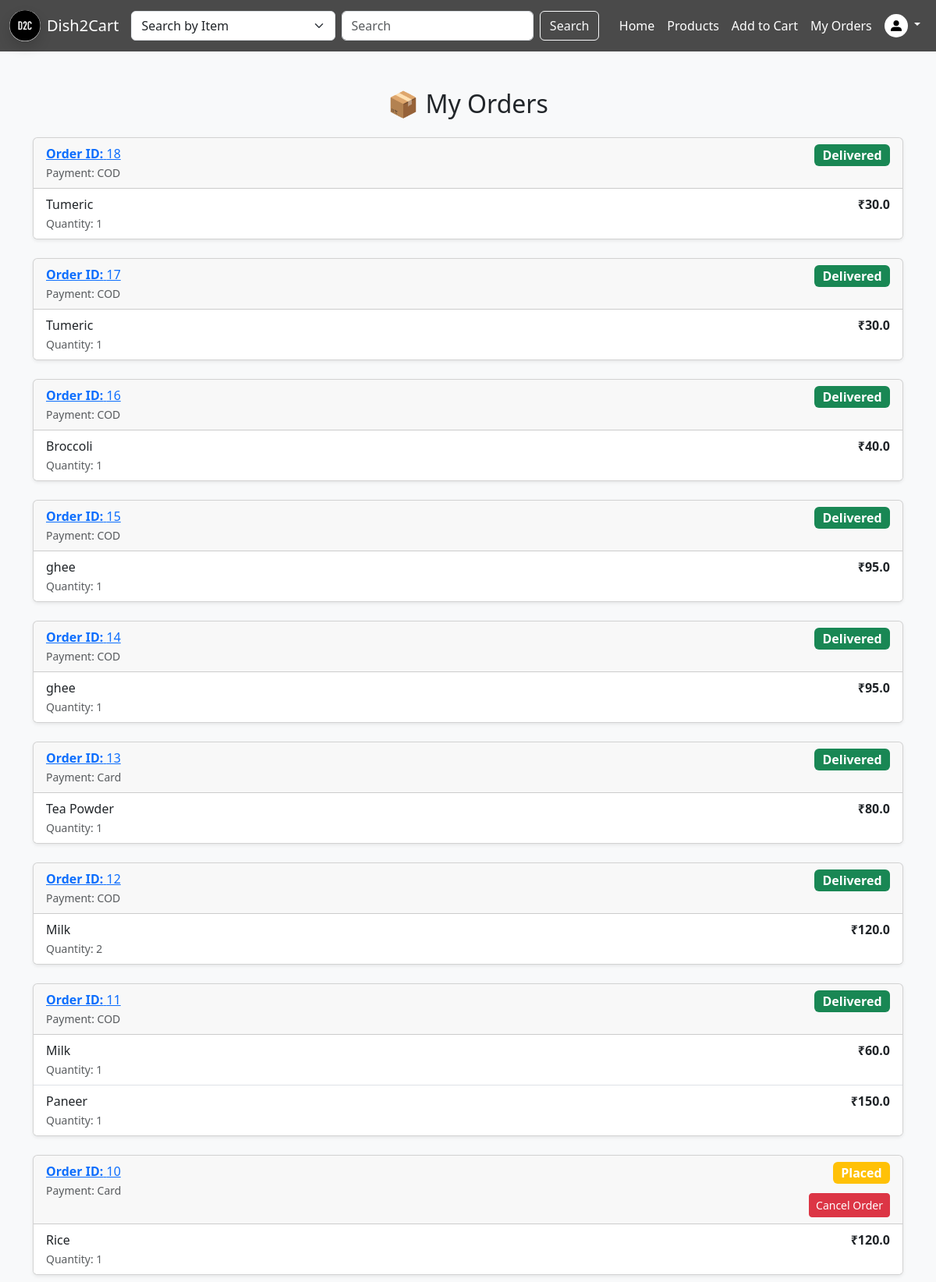
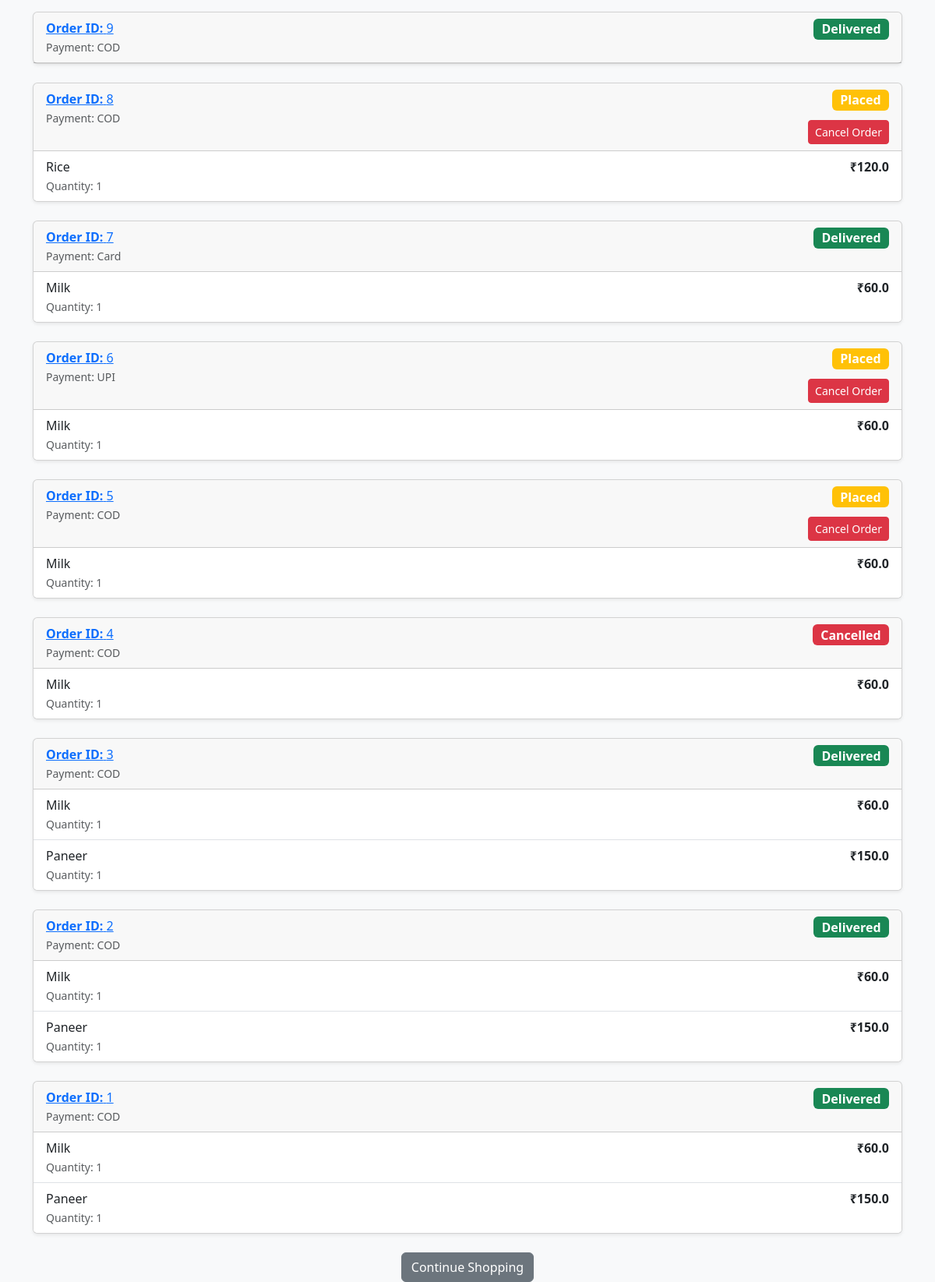
/my_orders (signed in), run on the app's committed database (2 pictures, top to bottom).
### tables this page shows
CREATE TABLE "orders" (
	"id"	INTEGER,
	"user_id"	INTEGER,
	"address"	TEXT,
	"payment_method"	TEXT,
	"order_date"	DATETIME DEFAULT CURRENT_TIMESTAMP,
	"status"	TEXT DEFAULT 'Placed',
	"products"	TEXT, reward_given INTEGER DEFAULT 0, total_amount REAL, coins_used INTEGER DEFAULT 0, payable_amount REAL,
	PRIMARY KEY("id" AUTOINCREMENT),
	FOREIGN KEY("user_id") REFERENCES "users"("id")
);

CREATE TABLE order_items (
    id INTEGER PRIMARY KEY AUTOINCREMENT,
    order_id INTEGER,
    product_id INTEGER,
    quantity INTEGER,
    price REAL,

    FOREIGN KEY (order_id) REFERENCES orders(id),
    FOREIGN KEY (product_id) REFERENCES products(id)
);

CREATE TABLE "products" (
	"id"	INTEGER,
	"category"	TEXT NOT NULL,
	"description"	TEXT NOT NULL,
	"price"	REAL NOT NULL,
	"image"	TEXT NOT NULL,
	"product_name"	TEXT NOT NULL,
	"dish_name"	TEXT,
	"stock"	INTEGER,
	PRIMARY KEY("id" AUTOINCREMENT)
);

### app.py (the view)
@app.route('/my_orders')
def my_orders():
    user_id = session.get('user_id')
    if not user_id:
        return redirect(url_for('login'))
    conn = sqlite3.connect('database.db')
    conn.row_factory = sqlite3.Row
    cur = conn.cursor()
    cur.execute("""
        SELECT *
        FROM orders
        WHERE user_id = ?
        ORDER BY id DESC
    """, (user_id,))
    orders = cur.fetchall()
    orders_with_items = []
    for order in orders:
        cur.execute("""
            SELECT order_items.quantity,
                   order_items.price,
                   products.product_name
            FROM order_items
            JOIN products ON order_items.product_id = products.id
            WHERE order_items.order_id = ?
        """, (order['id'],))
        order_items = cur.fetchall()  # 🔥 RENAMED
        orders_with_items.append({
            'order': order,
            'order_items': order_items   # 🔥 RENAMED
        })
    conn.close()
    return render_template('my_orders.html', orders=orders_with_items)

### app.py (called while the page is built)
@app.context_processor
def cart_count_processor():
    user_id = session.get('user_id')
    if not user_id:
        return dict(cart_count=0)
    conn = sqlite3.connect('database.db')
    cur = conn.cursor()
    cur.execute("SELECT SUM(quantity) FROM cart WHERE user_id=?", (user_id,))
    count = cur.fetchone()[0] or 0
    conn.close()
    return dict(cart_count=count)

### templates/my_orders.html (shortened to what this page needs)
<!DOCTYPE html>
<html>
<head>
        <link rel="stylesheet" href="{{ url_for('static', filename='css/style.css') }}">
    <link href="https://cdn.jsdelivr.net/npm/bootstrap@5.3.2/dist/css/bootstrap.min.css" rel="stylesheet">
</head>
<body class="bg-light">
      {% include 'navbar.html' %}
<div class="container mt-5">
    <h2 class="mb-4 text-center">📦 My Orders</h2>
    {% if orders %}
        {% for data in orders %}
        <div class="card mb-4 shadow-sm">
            <div class="card-header d-flex justify-content-between align-items-start">
                <div>
                    <a href="{{ url_for('order_details', order_id=data.order.id) }}">
                        <strong>Order ID:</strong> {{ data.order.id }}
                    </a>
                    <br>
                    <small class="text-muted">
                        Payment: {{ data.order.payment_method }}
                    </small>
                </div>
                <div class="text-end">
                    <span class="badge fs-6 mb-2
                        {% if data.order.status == 'Placed' %} bg-warning
                        {% elif data.order.status == 'Shipped' %} bg-primary
                        {% elif data.order.status == 'Delivered' %} bg-success
                        {% elif data.order.status == 'Cancelled' %} bg-danger
                        {% else %} bg-secondary {% endif %}
                    ">
                        {{ data.order.status }}
                    </span>
                    <br>
                    {% if data.order.status == 'Placed' %}
                        <a href="{{ url_for('cancel_order', order_id=data.order.id) }}"
                           class="btn btn-sm btn-danger mt-1"
                           onclick="return confirm('Are you sure you want to cancel this order?');">
                            Cancel Order
                        </a>
                    {% endif %}
                </div>
            </div>
            <ul class="list-group list-group-flush">
                {% for item in data.order_items %}
                <li class="list-group-item d-flex justify-content-between">
                    <span>
                        {{ item.product_name }} <br>
                        <small class="text-muted">
                            Quantity: {{ item.quantity }}
                        </small>
                    </span>
                    <strong>₹{{ item.price * item.quantity }}</strong>
                </li>
                {% endfor %}
            </ul>
        </div>
        {% endfor %}
    {% else %}
        <div class="alert alert-info text-center">
            You have not placed any orders yet.
        </div>
    {% endif %}
    <div class="text-center mt-4">
        <a href="{{ url_for('home') }}" class="btn btn-secondary">
            Continue Shopping
        </a>
    </div>
</div>
</body>
</html>

### static/css/style.css (style rules this page uses)
html, body { height: 100%; margin: 0; font-family: Arial, sans-serif; }

### data on the page
orders: order.id "18", order.payment_method "COD", order.status "Delivered"
order_items: product_name "Tumeric", quantity "1", item.price*item.quantity "30.0"
orders: order.id "17", order.payment_method "COD", order.status "Delivered"
order_items: product_name "Tumeric", quantity "1", item.price*item.quantity "30.0"
orders: order.id "16", order.payment_method "COD", order.status "Delivered"
order_items: product_name "Broccoli", quantity "1", item.price*item.quantity "40.0"
orders: order.id "15", order.payment_method "COD", order.status "Delivered"
order_items: product_name "ghee", quantity "1", item.price*item.quantity "95.0"
orders: order.id "14", order.payment_method "COD", order.status "Delivered"
order_items: product_name "ghee", quantity "1", item.price*item.quantity "95.0"
orders: order.id "13", order.payment_method "Card", order.status "Delivered"
order_items: product_name "Tea Powder", quantity "1", item.price*item.quantity "80.0"
orders: order.id "12", order.payment_method "COD", order.status "Delivered"
order_items: product_name "Milk", quantity "2", item.price*item.quantity "120.0"
orders: order.id "11", order.payment_method "COD", order.status "Delivered"
order_items: product_name "Milk", quantity "1", item.price*item.quantity "60.0"
order_items: product_name "Paneer", quantity "1", item.price*item.quantity "150.0"
orders: order.id "10", order.payment_method "Card", order.status "Placed"
order_items: product_name "Rice", quantity "1", item.price*item.quantity "120.0"
orders: order.id "9", order.payment_method "COD", order.status "Delivered"
orders: order.id "8", order.payment_method "COD", order.status "Placed"
order_items: product_name "Rice", quantity "1", item.price*item.quantity "120.0"
orders: order.id "7", order.payment_method "Card", order.status "Delivered"
order_items: product_name "Milk", quantity "1", item.price*item.quantity "60.0"
orders: order.id "6", order.payment_method "UPI", order.status "Placed"
order_items: product_name "Milk", quantity "1", item.price*item.quantity "60.0"
orders: order.id "5", order.payment_method "COD", order.status "Placed"
order_items: product_name "Milk", quantity "1", item.price*item.quantity "60.0"
orders: order.id "4", order.payment_method "COD", order.status "Cancelled"
order_items: product_name "Milk", quantity "1", item.price*item.quantity "60.0"
orders: order.id "3", order.payment_method "COD", order.status "Delivered"
order_items: product_name "Milk", quantity "1", item.price*item.quantity "60.0"
order_items: product_name "Paneer", quantity "1", item.price*item.quantity "150.0"
orders: order.id "2", order.payment_method "COD", order.status "Delivered"
order_items: product_name "Milk", quantity "1", item.price*item.quantity "60.0"
order_items: product_name "Paneer", quantity "1", item.price*item.quantity "150.0"
orders: order.id "1", order.payment_method "COD", order.status "Delivered"
order_items: product_name "Milk", quantity "1", item.price*item.quantity "60.0"
order_items: product_name "Paneer", quantity "1", item.price*item.quantity "150.0"
